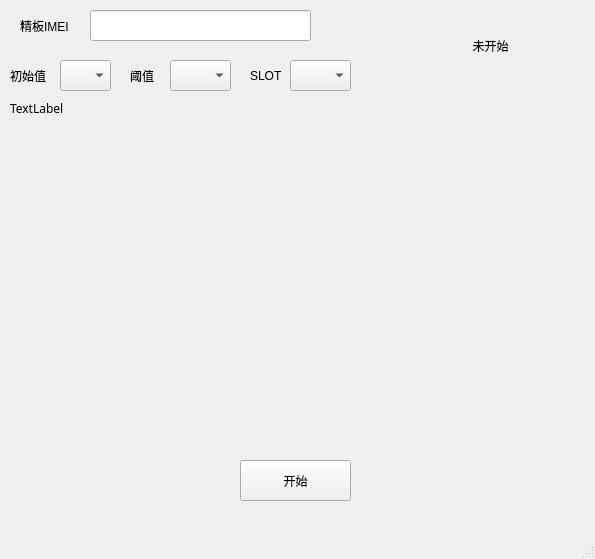
<?xml version="1.0" encoding="UTF-8"?>
<ui version="4.0">
 <class>LosssetMainWindow</class>
 <widget class="QMainWindow" name="LosssetMainWindow">
  <property name="geometry">
   <rect>
    <x>0</x>
    <y>0</y>
    <width>595</width>
    <height>559</height>
   </rect>
  </property>
  <property name="windowTitle">
   <string>中云信安线损工具</string>
  </property>
  <widget class="QWidget" name="centralwidget">
   <widget class="QLabel" name="label">
    <property name="geometry">
     <rect>
      <x>20</x>
      <y>10</y>
      <width>71</width>
      <height>31</height>
     </rect>
    </property>
    <property name="text">
     <string>精板IMEI</string>
    </property>
   </widget>
   <widget class="QLineEdit" name="imei_edit">
    <property name="geometry">
     <rect>
      <x>90</x>
      <y>10</y>
      <width>221</width>
      <height>31</height>
     </rect>
    </property>
   </widget>
   <widget class="QPushButton" name="start_btn">
    <property name="geometry">
     <rect>
      <x>240</x>
      <y>460</y>
      <width>111</width>
      <height>41</height>
     </rect>
    </property>
    <property name="text">
     <string>开始</string>
    </property>
   </widget>
   <widget class="QLabel" name="info_label">
    <property name="geometry">
     <rect>
      <x>10</x>
      <y>100</y>
      <width>561</width>
      <height>351</height>
     </rect>
    </property>
    <property name="font">
     <font>
      <family>宋体</family>
      <pointsize>9</pointsize>
     </font>
    </property>
    <property name="text">
     <string>TextLabel</string>
    </property>
    <property name="alignment">
     <set>Qt::AlignLeading|Qt::AlignLeft|Qt::AlignTop</set>
    </property>
    <property name="wordWrap">
     <bool>true</bool>
    </property>
   </widget>
   <widget class="QLabel" name="label_3">
    <property name="geometry">
     <rect>
      <x>130</x>
      <y>60</y>
      <width>41</width>
      <height>31</height>
     </rect>
    </property>
    <property name="text">
     <string>阈值</string>
    </property>
   </widget>
   <widget class="QLabel" name="label_4">
    <property name="geometry">
     <rect>
      <x>10</x>
      <y>60</y>
      <width>51</width>
      <height>31</height>
     </rect>
    </property>
    <property name="text">
     <string>初始值</string>
    </property>
   </widget>
   <widget class="QComboBox" name="init_val_cbox">
    <property name="geometry">
     <rect>
      <x>60</x>
      <y>60</y>
      <width>51</width>
      <height>31</height>
     </rect>
    </property>
   </widget>
   <widget class="QComboBox" name="throushold_cbox">
    <property name="geometry">
     <rect>
      <x>170</x>
      <y>60</y>
      <width>61</width>
      <height>31</height>
     </rect>
    </property>
   </widget>
   <widget class="QLabel" name="result_label">
    <property name="geometry">
     <rect>
      <x>440</x>
      <y>10</y>
      <width>101</width>
      <height>71</height>
     </rect>
    </property>
    <property name="text">
     <string>未开始</string>
    </property>
    <property name="alignment">
     <set>Qt::AlignCenter</set>
    </property>
   </widget>
   <widget class="QLabel" name="label_5">
    <property name="geometry">
     <rect>
      <x>250</x>
      <y>60</y>
      <width>41</width>
      <height>31</height>
     </rect>
    </property>
    <property name="text">
     <string>SLOT</string>
    </property>
   </widget>
   <widget class="QComboBox" name="slot_cbox">
    <property name="geometry">
     <rect>
      <x>290</x>
      <y>60</y>
      <width>61</width>
      <height>31</height>
     </rect>
    </property>
   </widget>
  </widget>
  <widget class="QMenuBar" name="menubar">
   <property name="geometry">
    <rect>
     <x>0</x>
     <y>0</y>
     <width>595</width>
     <height>26</height>
    </rect>
   </property>
  </widget>
  <widget class="QStatusBar" name="statusbar"/>
 </widget>
 <resources/>
 <connections/>
</ui>
